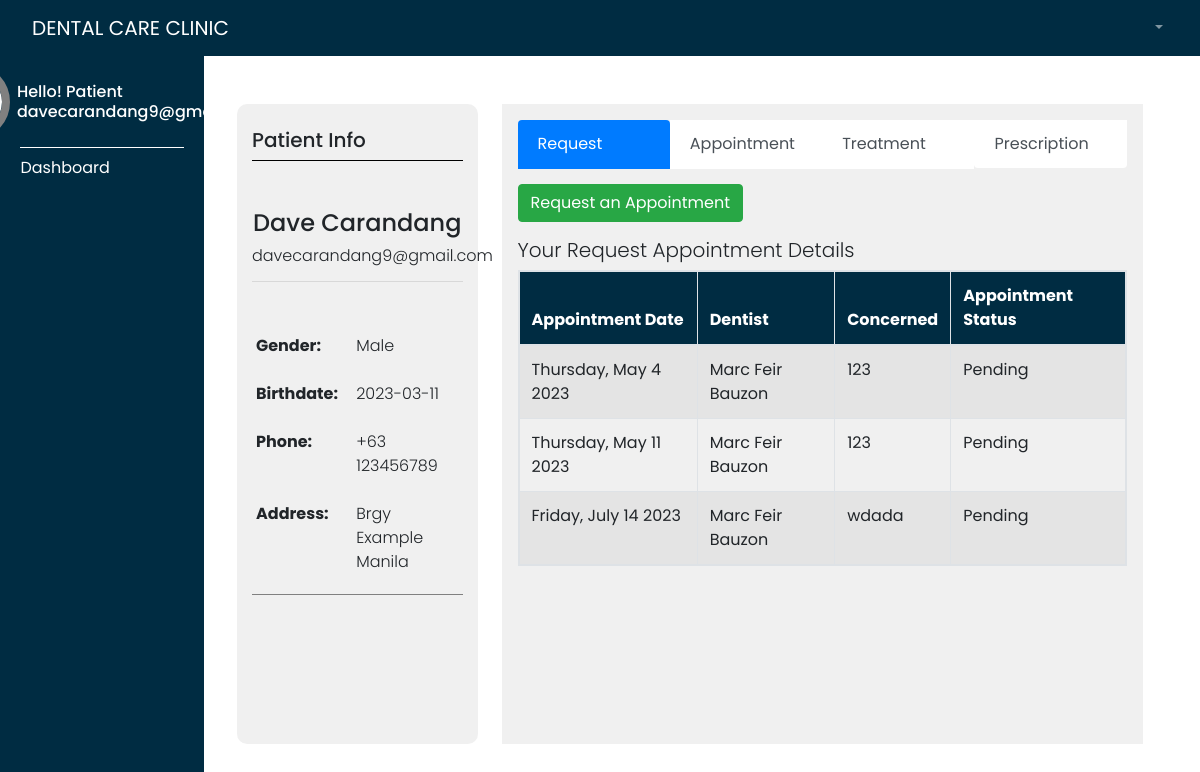
/dashPatient.php (signed in), run on the app's committed database.
### tables this page shows
CREATE TABLE `users` (
  `patientId` int(11) NOT NULL,
  `first_name` varchar(50) NOT NULL,
  `last_name` varchar(50) NOT NULL,
  `birth_date` date NOT NULL,
  `gender` varchar(50) NOT NULL,
  `phone_no` varchar(250) NOT NULL,
  `position` varchar(50) NOT NULL,
  `address` varchar(50) NOT NULL,
  `email` varchar(50) NOT NULL,
  `pass_word` varchar(50) NOT NULL,
  `created` date NOT NULL,
  `token` varchar(100) NOT NULL,
  `token_expire` timestamp(6) NOT NULL DEFAULT current_timestamp(6) ON UPDATE current_timestamp(6),
  `teeth1` varchar(250) NOT NULL,
  `teeth2` varchar(250) NOT NULL,
  `teeth3` varchar(250) NOT NULL,
  `teeth4` varchar(250) NOT NULL,
  `teeth5` varchar(250) NOT NULL,
  `teeth6` varchar(250) NOT NULL,
  `teeth7` varchar(250) NOT NULL,
  `teeth8` varchar(250) NOT NULL,
  `teeth9` varchar(250) NOT NULL,
  `teeth10` varchar(250) NOT NULL,
  `teeth11` varchar(250) NOT NULL,
  `teeth12` varchar(250) NOT NULL,
  `teeth13` varchar(250) NOT NULL,
  `teeth14` varchar(250) NOT NULL,
  `teeth15` varchar(250) NOT NULL,
  `teeth16` varchar(250) NOT NULL,
  `teeth17` varchar(250) NOT NULL,
  `teeth18` varchar(250) NOT NULL,
  `teeth19` varchar(250) NOT NULL,
  `teeth20` varchar(250) NOT NULL,
  `teeth21` varchar(250) NOT NULL,
  `teeth22` varchar(250) NOT NULL,
  `teeth23` varchar(250) NOT NULL,
  `teeth24` varchar(250) NOT NULL,
  `teeth25` varchar(250) NOT NULL,
  `teeth26` varchar(250) NOT NULL,
  `teeth27` varchar(250) NOT NULL,
  `teeth28` varchar(250) NOT NULL,
  `teeth29` varchar(250) NOT NULL,
  `teeth30` varchar(250) NOT NULL,
  `teeth31` varchar(250) NOT NULL,
  `teeth32` varchar(250) NOT NULL
);

CREATE TABLE `request_appointment` (
  `reqId` int(11) NOT NULL,
  `patientId` int(11) NOT NULL,
  `dentistId` int(11) NOT NULL,
  `serviceId` int(11) NOT NULL,
  `appointment_date` varchar(250) NOT NULL,
  `concerned` varchar(250) NOT NULL,
  `appointment_time` varchar(250) NOT NULL,
  `date_submitted` varchar(250) NOT NULL,
  `status` varchar(250) NOT NULL,
  `statusTreated` varchar(250) NOT NULL,
  `statusPrescription` varchar(250) NOT NULL,
  `q1` varchar(250) NOT NULL,
  `q2` varchar(250) NOT NULL,
  `q3` varchar(250) NOT NULL,
  `q4` varchar(250) NOT NULL,
  `q5` varchar(250) NOT NULL,
  `q6` varchar(250) NOT NULL,
  `q7` varchar(250) NOT NULL,
  `q8` varchar(250) NOT NULL,
  `q9` varchar(250) NOT NULL,
  `q10` varchar(250) NOT NULL,
  `q11` varchar(250) NOT NULL,
  `q12` varchar(250) NOT NULL,
  `q13` varchar(250) NOT NULL
);

CREATE TABLE `dentist` (
  `dentistId` int(11) NOT NULL,
  `fullname` varchar(250) NOT NULL,
  `birthdate` varchar(250) NOT NULL,
  `address` varchar(250) NOT NULL,
  `gender` varchar(250) NOT NULL,
  `phone` varchar(250) NOT NULL,
  `email` varchar(250) NOT NULL,
  `password` varchar(250) NOT NULL,
  `position` varchar(250) NOT NULL
);

### dashPatient.php (the view, shortened to what this page needs)
<?php
require_once "connection.php";
    if(isset($_SESSION['email']) && isset($_SESSION['position'])){
         $email = $_SESSION['email'];
    }
?>
<!DOCTYPE html>
<html lang="en">
<head>
    <link rel="stylesheet" href="styles/dashAdmin.css">
    <link rel="stylesheet" href="https://maxcdn.bootstrapcdn.com/bootstrap/4.0.0/css/bootstrap.min.css"/>
</head>
<body style="height: 100vh;">
    <div class="" style="width: 100%">
        <?php require("templates/main-header.php"); ?>
    </div>
    <div class="d-flex" style="min-height: 92%; width: 100%">
        <div class="bg-dark __sidebar" >
            <?php require("templates/sidebar.php"); ?>
        </div>
        <div style="width: 83%;" class="py-5 pl-5 pr-3">
            <div class="row" style="height: 100%; ">
                <div class="col-3 patient-info-div" style="height: 100%; background-color: #e0e0e07c; border-radius: 10px;">
                    <?php
                        $sql = "SELECT * FROM users WHERE email='$email'";
                        $result = $conn->query($sql);
                    ?>
                    <?php if ($result->num_rows > 0) { ?>
                        <?php while($row = $result->fetch_assoc()){?>
                        <div class="">
                            <h5 class="mt-3 py-2 px-0 text-left" style="border-bottom: 1px solid black">Patient Info</h5>
                            <div class="text-center mt-5">
                                <h4><?php echo $row['first_name'];?> <?php echo $row['last_name'];?> </h4>
                                <h6 class="font-weight-light"><?php echo $row['email'];?></h6>
                                <hr>
                            </div>
                            <div class="mt-5" style="width: 100%; border-bottom: 1px solid gray;">
                                <div class="row" >
                                    <div class="col-md-5">
                                    <p class="p-1"><span class="text-left font-weight-bold">Gender:</span></p>
                                    </div>
                                    <div class="col-md-7">
                                    <p class="p-1"><span class="text-right font-weight-light"><?php echo $row['gender'];?></span></p>
                                    </div>
                                </div>
                                <div class="row">
                                    <div class="col-md-5">
                                    <p class="p-1"><span class="text-left font-weight-bold">Birthdate:</span></p>
                                    </div>
                                    <div class="col-md-7">
                                    <p class="p-1"><span class="text-right font-weight-light"><?php echo $row['birth_date'];?></span></p>
                                    </div>
                                </div>
                                <div class="row">
                                    <div class="col-md-5">
                                    <p class="p-1"><span class="text-left font-weight-bold">Phone:</span></p>
                                    </div>
                                    <div class="col-md-7">
                                    <p class="p-1"><span class="text-right font-weight-light">+63 <?php echo $row['phone_no'];?></span></p>
                                    </div>
                                </div>
                                <div class="row">
                                    <div class="col-md-5">
                                    <p class="p-1"><span class="text-left font-weight-bold">Address:</span></p>
                                    </div>
                                    <div class="col-md-7">
                                    <p class="p-1"><span class="text-right font-weight-light"><?php echo $row['address'];?></span></p>
                                    </div>
                                </div>
                            </div>
                        </div>
                        <?php }?>
                    <?php } ?>
                </div>
                <div class="col-sm-8 ml-4 p-3" style="width: 100%; background-color: #e0e0e07c; ">
                    <div class="list-group d-flex" style="min-width: 100%; flex-direction: row;" id="myList" role="tablist">
                        <a class="list-group-item list-group-item-action active" style="border: 0px !important;" data-toggle="list" href="#home" >Request</a>
                        <a class="list-group-item list-group-item-action " style="border: 0px !important;" data-toggle="list" href="#profile" >Appointment</a>
                        <a class="list-group-item list-group-item-action " style="border: 0px !important;" data-toggle="list" href="#messages" >Treatment</a>
                        <a class="list-group-item list-group-item-action " style="border: 0px !important;" data-toggle="list" href="#settings" >Prescription</a>
                    </div>
                    <div class="tab-content">
                    <div class="tab-pane active" id="home" role="tabpanel">
                        <a href="patient_onlinerequest.php" class="btn btn-success mt-3">Request an Appointment</a>
                        <h5 class="font-weight-light mt-3">Your Request Appointment Details</h5>
                        <?php
                            $patientId = $_SESSION['id'];
                            $sql = "SELECT a.appointment_date, a.status, a.concerned, d.fullname FROM request_appointment a INNER JOIN dentist d ON a.dentistId = d.dentistId INNER JOIN users u ON a.patientId = u.patientId WHERE u.patientId = '$patientId' AND a.status ='Pending'";
                            $result = $conn->query($sql);
                        ?>
                        <table class="table table-striped table-bordered table-responsive">
                            <thead style="background-color: #002c42 !important; color: white; text-align: left">
                                <tr>
                                    <th>Appointment Date</th>
                                    <th>Dentist</th>
                                    <th>Concerned</th>
                                    <th>Appointment Status</th>
                                </tr>
                            </thead>
                            <tbody>
                                <?php if ($result->num_rows > 0) { ?>
                                    <?php while($row = $result->fetch_assoc()){?>
                                    <tr>
                                        <td>
                                                <?php echo date("l, F j Y", strtotime($row['appointment_date']));?>
                                            </td>
                                        <td><?php echo $row['fullname']; ?></td>
                                        <td><?php echo $row['concerned']; ?></td>
                                        <td><?php echo $row['status']; ?></td>
                                    </tr>
                                    <?php }?>
                                <?php } ?>
                            </tbody>
                        </table>
                    </div>
                    <div class="tab-pane" id="messages" role="tabpanel">
                        <?php
                            $patientId = $_SESSION['id'];
                            $sqlt = "SELECT t.treatmentId, t.patientId, t.dentistId, t.serviceId, t.date_visit, t.service_name, t.teethNo, t.description, t.fees, t.totalFees, t.totalChange, t.remarks, t.dateTreatment_submitted, u.teeth1, u.teeth2, u.teeth3, u.teeth4, u.teeth5, u.teeth6, u.teeth7, u.teeth8, u.teeth9, u.teeth10, u.teeth11, u.teeth12, u.teeth13, u.teeth14, u.teeth15, u.teeth16, u.teeth17, u.teeth18, u.teeth19, u.teeth20, u.teeth21, u.teeth22, u.teeth23, u.teeth24, u.teeth25, u.teeth26, u.teeth27, u.teeth28, u.teeth29, u.teeth30, u.teeth31, u.teeth32, d.fullname FROM treatment t INNER JOIN dentist d ON t.dentistId = d.dentistId INNER JOIN users u ON t.patientId = u.patientId WHERE u.patientId = '$patientId'";
                            $resultt = $conn->query($sqlt);
                        ?>
                                <?php if ($resultt->num_rows > 0) { ?>
                                    <?php while($rowt = $resultt->fetch_assoc()){?>
                                </div>
                                    <?php }?>
                                <?php } ?>
                    </div>
                    </div>
</body>
</html>

### styles/dashAdmin.css (style rules this page uses)
* { margin: 0; padding: 0; font-family: 'Poppins', sans-serif !important; box-sizing: border-box; }
.__sidebar { width: 17%; }

### data on the page
users: first_name "Dave", last_name "Carandang", email "davecarandang9@gmail.com", gender "Male", birth_date "2023-03-11", phone_no "123456789", address "Brgy Example Manila"
request_appointment: appointment_date "Thursday, May 4 2023", dentistId.fullname "Marc Feir Bauzon", concerned "123", status "Pending"
request_appointment: appointment_date "Thursday, May 11 2023", dentistId.fullname "Marc Feir Bauzon", concerned "123", status "Pending"
request_appointment: appointment_date "Friday, July 14 2023", dentistId.fullname "Marc Feir Bauzon", concerned "wdada", status "Pending"

### other printed values
$_SESSION['position'] "Patient"
$_SESSION['email'] "davecarandang9@gmail.com"
